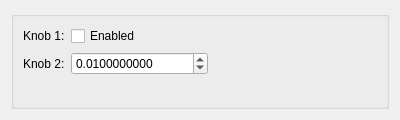
<?xml version="1.0" encoding="UTF-8"?>
<ui version="4.0">
 <class>@ModuleName@</class>
 <widget class="QDialog" name="@ModuleName@">
  <property name="geometry">
   <rect>
    <x>0</x>
    <y>0</y>
    <width>400</width>
    <height>120</height>
   </rect>
  </property>
  <property name="sizePolicy">
   <sizepolicy hsizetype="Fixed" vsizetype="Fixed">
    <horstretch>0</horstretch>
    <verstretch>0</verstretch>
   </sizepolicy>
  </property>
  <property name="minimumSize">
   <size>
    <width>300</width>
    <height>120</height>
   </size>
  </property>
  <property name="windowTitle">
   <string>Dialog</string>
  </property>
  <layout class="QVBoxLayout" name="verticalLayout">
   <item>
    <widget class="QGroupBox" name="groupBox">
     <property name="title">
      <string/>
     </property>
     <layout class="QFormLayout" name="formLayout">
      <property name="fieldGrowthPolicy">
       <enum>QFormLayout::FieldsStayAtSizeHint</enum>
      </property>
      <item row="0" column="0">
       <widget class="QLabel" name="label_3">
        <property name="text">
         <string>Knob 1:</string>
        </property>
       </widget>
      </item>
      <item row="0" column="1">
       <widget class="QCheckBox" name="knob1CheckBox_">
        <property name="text">
         <string>Enabled</string>
        </property>
       </widget>
      </item>
      <item row="1" column="0">
       <widget class="QLabel" name="label">
        <property name="text">
         <string>Knob 2:</string>
        </property>
       </widget>
      </item>
      <item row="1" column="1">
       <widget class="QDoubleSpinBox" name="knob2SpinBox_">
        <property name="decimals">
         <number>10</number>
        </property>
        <property name="maximum">
         <double>999999999.000000000000000</double>
        </property>
        <property name="singleStep">
         <double>0.000100000000000</double>
        </property>
        <property name="value">
         <double>0.010000000000000</double>
        </property>
       </widget>
      </item>
     </layout>
    </widget>
   </item>
  </layout>
 </widget>
 <resources/>
 <connections/>
</ui>
